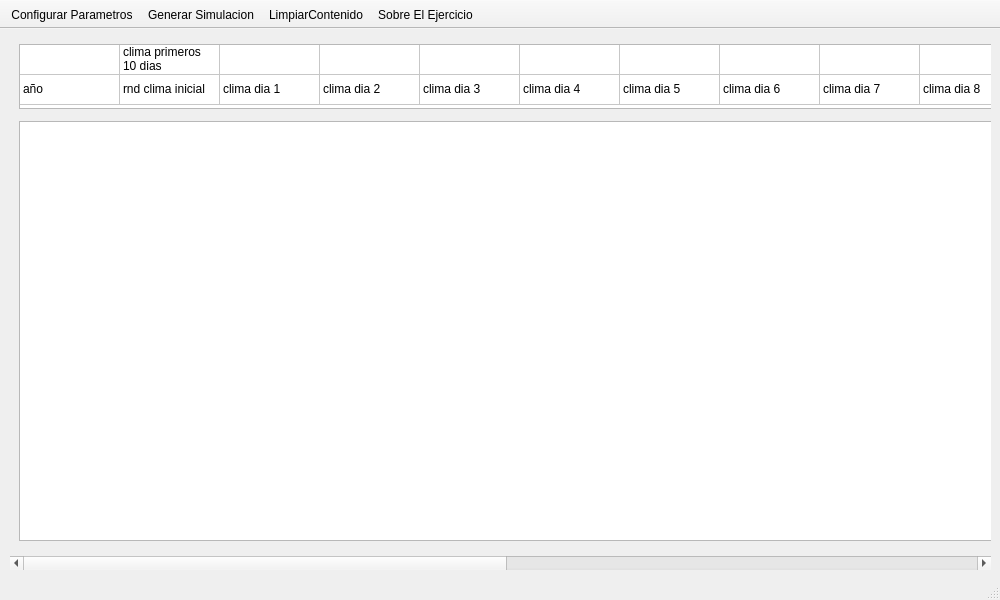
<?xml version="1.0" encoding="UTF-8"?>
<ui version="4.0">
 <class>MainWindow</class>
 <widget class="QMainWindow" name="MainWindow">
  <property name="enabled">
   <bool>true</bool>
  </property>
  <property name="geometry">
   <rect>
    <x>0</x>
    <y>0</y>
    <width>1000</width>
    <height>600</height>
   </rect>
  </property>
  <property name="sizePolicy">
   <sizepolicy hsizetype="Expanding" vsizetype="Expanding">
    <horstretch>0</horstretch>
    <verstretch>0</verstretch>
   </sizepolicy>
  </property>
  <property name="minimumSize">
   <size>
    <width>1000</width>
    <height>600</height>
   </size>
  </property>
  <property name="maximumSize">
   <size>
    <width>1000</width>
    <height>600</height>
   </size>
  </property>
  <property name="windowTitle">
   <string>Simulacion de Produccion Anual</string>
  </property>
  <property name="unifiedTitleAndToolBarOnMac">
   <bool>false</bool>
  </property>
  <widget class="QWidget" name="centralwidget">
   <widget class="QScrollArea" name="scrollArea">
    <property name="geometry">
     <rect>
      <x>10</x>
      <y>0</y>
      <width>981</width>
      <height>541</height>
     </rect>
    </property>
    <property name="frameShape">
     <enum>QFrame::NoFrame</enum>
    </property>
    <property name="lineWidth">
     <number>0</number>
    </property>
    <property name="widgetResizable">
     <bool>true</bool>
    </property>
    <widget class="QWidget" name="scrollAreaWidgetContents">
     <property name="geometry">
      <rect>
       <x>0</x>
       <y>0</y>
       <width>1938</width>
       <height>524</height>
      </rect>
     </property>
     <layout class="QVBoxLayout" name="verticalLayout">
      <item>
       <widget class="QTableWidget" name="tablaHeader">
        <property name="minimumSize">
         <size>
          <width>1920</width>
          <height>65</height>
         </size>
        </property>
        <property name="maximumSize">
         <size>
          <width>1920</width>
          <height>65</height>
         </size>
        </property>
        <property name="editTriggers">
         <set>QAbstractItemView::NoEditTriggers</set>
        </property>
        <property name="tabKeyNavigation">
         <bool>false</bool>
        </property>
        <property name="showDropIndicator" stdset="0">
         <bool>false</bool>
        </property>
        <property name="dragDropOverwriteMode">
         <bool>false</bool>
        </property>
        <property name="selectionMode">
         <enum>QAbstractItemView::NoSelection</enum>
        </property>
        <property name="showGrid">
         <bool>true</bool>
        </property>
        <property name="cornerButtonEnabled">
         <bool>false</bool>
        </property>
        <attribute name="horizontalHeaderVisible">
         <bool>false</bool>
        </attribute>
        <attribute name="horizontalHeaderCascadingSectionResizes">
         <bool>false</bool>
        </attribute>
        <attribute name="verticalHeaderVisible">
         <bool>false</bool>
        </attribute>
        <row>
         <property name="text">
          <string>Grupo</string>
         </property>
        </row>
        <row>
         <property name="text">
          <string>Campo</string>
         </property>
        </row>
        <column>
         <property name="text">
          <string>año</string>
         </property>
        </column>
        <column>
         <property name="text">
          <string>rnd clima inicial</string>
         </property>
        </column>
        <column>
         <property name="text">
          <string>clima dia 1</string>
         </property>
        </column>
        <column>
         <property name="text">
          <string>clima dia 2</string>
         </property>
        </column>
        <column>
         <property name="text">
          <string>clima dia 3</string>
         </property>
        </column>
        <column>
         <property name="text">
          <string>clima dia 4</string>
         </property>
        </column>
        <column>
         <property name="text">
          <string>clima dia 5</string>
         </property>
        </column>
        <column>
         <property name="text">
          <string>clima dia 6</string>
         </property>
        </column>
        <column>
         <property name="text">
          <string>clima dia 7</string>
         </property>
        </column>
        <column>
         <property name="text">
          <string>clima dia 8</string>
         </property>
        </column>
        <column>
         <property name="text">
          <string>clima dia 9</string>
         </property>
        </column>
        <column>
         <property name="text">
          <string>clima dia 10</string>
         </property>
        </column>
        <column>
         <property name="text">
          <string>dias soleados</string>
         </property>
        </column>
        <column>
         <property name="text">
          <string>dias lluviosos</string>
         </property>
        </column>
        <column>
         <property name="text">
          <string>dias nublados</string>
         </property>
        </column>
        <column>
         <property name="text">
          <string>rnd tardanza</string>
         </property>
        </column>
        <column>
         <property name="text">
          <string>dias tardanza</string>
         </property>
        </column>
        <column>
         <property name="text">
          <string>produccion anual</string>
         </property>
        </column>
        <column>
         <property name="text">
          <string>produccion anual ac</string>
         </property>
        </column>
        <item row="0" column="0">
         <property name="text">
          <string/>
         </property>
        </item>
        <item row="0" column="1">
         <property name="text">
          <string>clima primeros 10 dias</string>
         </property>
        </item>
        <item row="0" column="12">
         <property name="text">
          <string>total dias por clima</string>
         </property>
        </item>
        <item row="0" column="13">
         <property name="text">
          <string/>
         </property>
        </item>
        <item row="0" column="15">
         <property name="text">
          <string>tardanza fertilizante</string>
         </property>
        </item>
        <item row="0" column="17">
         <property name="text">
          <string/>
         </property>
        </item>
        <item row="0" column="18">
         <property name="text">
          <string/>
         </property>
        </item>
        <item row="1" column="0">
         <property name="text">
          <string>año</string>
         </property>
        </item>
        <item row="1" column="1">
         <property name="text">
          <string>rnd clima inicial</string>
         </property>
        </item>
        <item row="1" column="2">
         <property name="text">
          <string>clima dia 1</string>
         </property>
        </item>
        <item row="1" column="3">
         <property name="text">
          <string>clima dia 2</string>
         </property>
        </item>
        <item row="1" column="4">
         <property name="text">
          <string>clima dia 3</string>
         </property>
        </item>
        <item row="1" column="5">
         <property name="text">
          <string>clima dia 4</string>
         </property>
        </item>
        <item row="1" column="6">
         <property name="text">
          <string>clima dia 5</string>
         </property>
        </item>
        <item row="1" column="7">
         <property name="text">
          <string>clima dia 6</string>
         </property>
        </item>
        <item row="1" column="8">
         <property name="text">
          <string>clima dia 7</string>
         </property>
        </item>
        <item row="1" column="9">
         <property name="text">
          <string>clima dia 8</string>
         </property>
        </item>
        <item row="1" column="10">
         <property name="text">
          <string>clima dia 9</string>
         </property>
        </item>
        <item row="1" column="11">
         <property name="text">
          <string>clima dia 10</string>
         </property>
        </item>
        <item row="1" column="12">
         <property name="text">
          <string>dias soleados</string>
         </property>
        </item>
        <item row="1" column="13">
         <property name="text">
          <string>dias lluviosos</string>
         </property>
        </item>
        <item row="1" column="14">
         <property name="text">
          <string>dias nublados</string>
         </property>
        </item>
        <item row="1" column="15">
         <property name="text">
          <string>rnd tardanza</string>
         </property>
        </item>
        <item row="1" column="16">
         <property name="text">
          <string>dias tardanza</string>
         </property>
        </item>
        <item row="1" column="17">
         <property name="text">
          <string>produccion anual</string>
         </property>
        </item>
        <item row="1" column="18">
         <property name="text">
          <string>produccion anual ac</string>
         </property>
        </item>
       </widget>
      </item>
      <item>
       <widget class="QTableWidget" name="tablaResultados">
        <property name="minimumSize">
         <size>
          <width>1920</width>
          <height>420</height>
         </size>
        </property>
        <property name="maximumSize">
         <size>
          <width>1920</width>
          <height>420</height>
         </size>
        </property>
        <property name="editTriggers">
         <set>QAbstractItemView::NoEditTriggers</set>
        </property>
        <property name="tabKeyNavigation">
         <bool>false</bool>
        </property>
        <property name="showDropIndicator" stdset="0">
         <bool>false</bool>
        </property>
        <property name="dragDropOverwriteMode">
         <bool>false</bool>
        </property>
        <property name="selectionMode">
         <enum>QAbstractItemView::NoSelection</enum>
        </property>
        <property name="showGrid">
         <bool>true</bool>
        </property>
        <property name="cornerButtonEnabled">
         <bool>false</bool>
        </property>
        <attribute name="horizontalHeaderVisible">
         <bool>false</bool>
        </attribute>
        <attribute name="horizontalHeaderCascadingSectionResizes">
         <bool>false</bool>
        </attribute>
        <attribute name="verticalHeaderVisible">
         <bool>false</bool>
        </attribute>
        <column>
         <property name="text">
          <string>año</string>
         </property>
        </column>
        <column>
         <property name="text">
          <string>rnd clima inicial</string>
         </property>
        </column>
        <column>
         <property name="text">
          <string>clima dia 1</string>
         </property>
        </column>
        <column>
         <property name="text">
          <string>clima dia 2</string>
         </property>
        </column>
        <column>
         <property name="text">
          <string>clima dia 3</string>
         </property>
        </column>
        <column>
         <property name="text">
          <string>clima dia 4</string>
         </property>
        </column>
        <column>
         <property name="text">
          <string>clima dia 5</string>
         </property>
        </column>
        <column>
         <property name="text">
          <string>clima dia 6</string>
         </property>
        </column>
        <column>
         <property name="text">
          <string>clima dia 7</string>
         </property>
        </column>
        <column>
         <property name="text">
          <string>clima dia 8</string>
         </property>
        </column>
        <column>
         <property name="text">
          <string>clima dia 9</string>
         </property>
        </column>
        <column>
         <property name="text">
          <string>clima dia 10</string>
         </property>
        </column>
        <column>
         <property name="text">
          <string>dias soleados</string>
         </property>
        </column>
        <column>
         <property name="text">
          <string>dias lluviosos</string>
         </property>
        </column>
        <column>
         <property name="text">
          <string>dias nublados</string>
         </property>
        </column>
        <column>
         <property name="text">
          <string>rnd tardanza</string>
         </property>
        </column>
        <column>
         <property name="text">
          <string>dias tardanza</string>
         </property>
        </column>
        <column>
         <property name="text">
          <string>produccion anual</string>
         </property>
        </column>
        <column>
         <property name="text">
          <string>produccion anual ac</string>
         </property>
        </column>
       </widget>
      </item>
     </layout>
    </widget>
   </widget>
  </widget>
  <widget class="QStatusBar" name="statusbar"/>
  <widget class="QToolBar" name="toolBar">
   <property name="windowTitle">
    <string>toolBar</string>
   </property>
   <property name="movable">
    <bool>false</bool>
   </property>
   <attribute name="toolBarArea">
    <enum>TopToolBarArea</enum>
   </attribute>
   <attribute name="toolBarBreak">
    <bool>false</bool>
   </attribute>
   <addaction name="actionConfigurar_Parametros"/>
   <addaction name="actionGenerar_Simulacion"/>
   <addaction name="actionLimpiarContenido"/>
   <addaction name="actionSobre_El_Ejercicio"/>
  </widget>
  <action name="actionGenerar_Simulacion">
   <property name="icon">
    <iconset>
     <normaloff>../../../../../../Qt/icons/icons/arrow.png</normaloff>../../../../../../Qt/icons/icons/arrow.png</iconset>
   </property>
   <property name="text">
    <string>Generar Simulacion</string>
   </property>
  </action>
  <action name="actionConfigurar_Parametros">
   <property name="icon">
    <iconset>
     <normaloff>../../../../../../Qt/icons/icons/wrench.png</normaloff>../../../../../../Qt/icons/icons/wrench.png</iconset>
   </property>
   <property name="text">
    <string>Configurar Parametros</string>
   </property>
  </action>
  <action name="actionLimpiarContenido">
   <property name="icon">
    <iconset>
     <normaloff>../../../../../../Qt/icons/icons/minus-button.png</normaloff>../../../../../../Qt/icons/icons/minus-button.png</iconset>
   </property>
   <property name="text">
    <string>LimpiarContenido</string>
   </property>
  </action>
  <action name="actionSobre_El_Ejercicio">
   <property name="icon">
    <iconset>
     <normaloff>../../../../../../Qt/icons/icons/question.png</normaloff>../../../../../../Qt/icons/icons/question.png</iconset>
   </property>
   <property name="text">
    <string>Sobre El Ejercicio</string>
   </property>
  </action>
 </widget>
 <tabstops>
  <tabstop>scrollArea</tabstop>
  <tabstop>tablaHeader</tabstop>
  <tabstop>tablaResultados</tabstop>
 </tabstops>
 <resources/>
 <connections/>
</ui>
